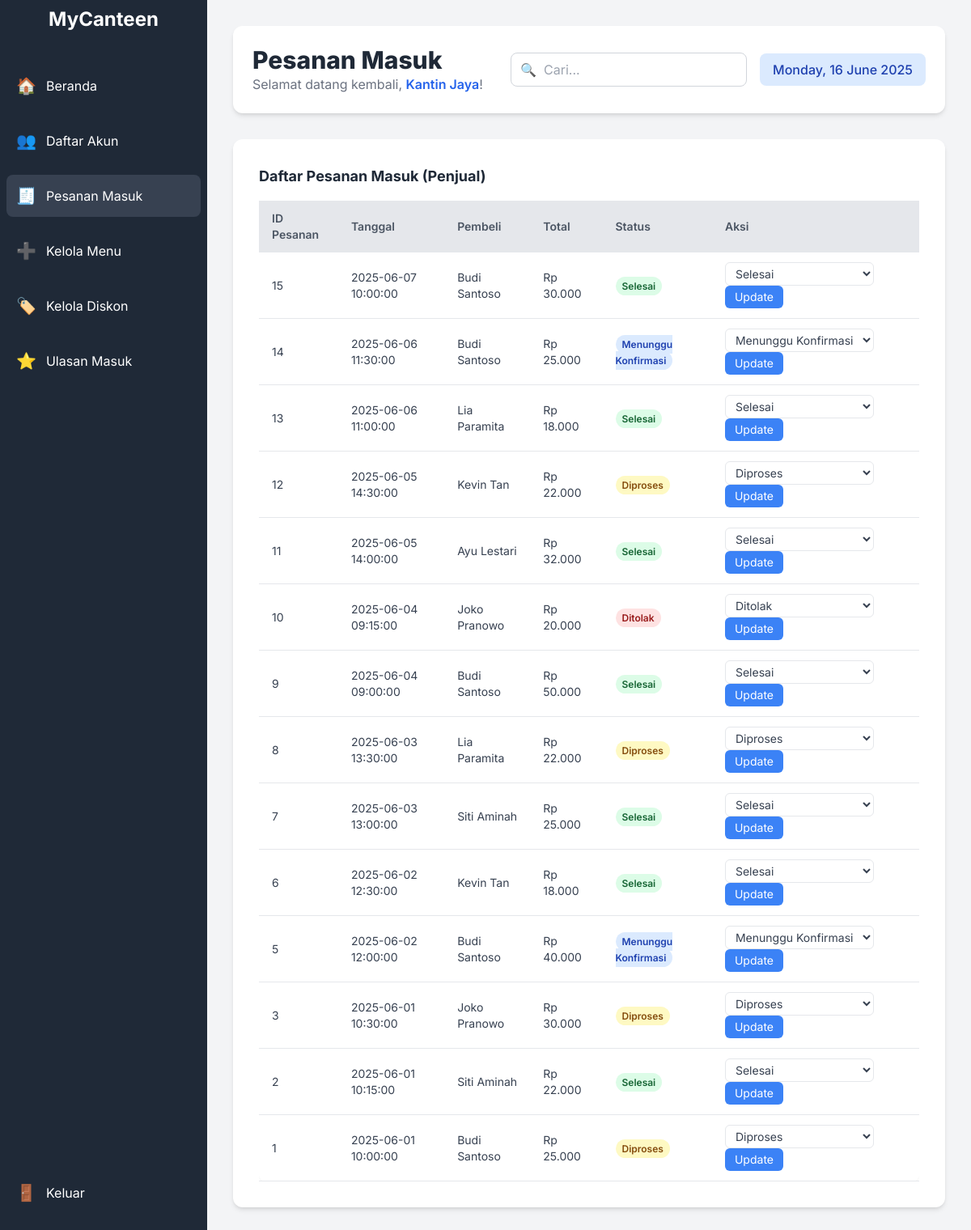
/index.php?page=pesanan (signed in), run on an earlier commit of the app's database.
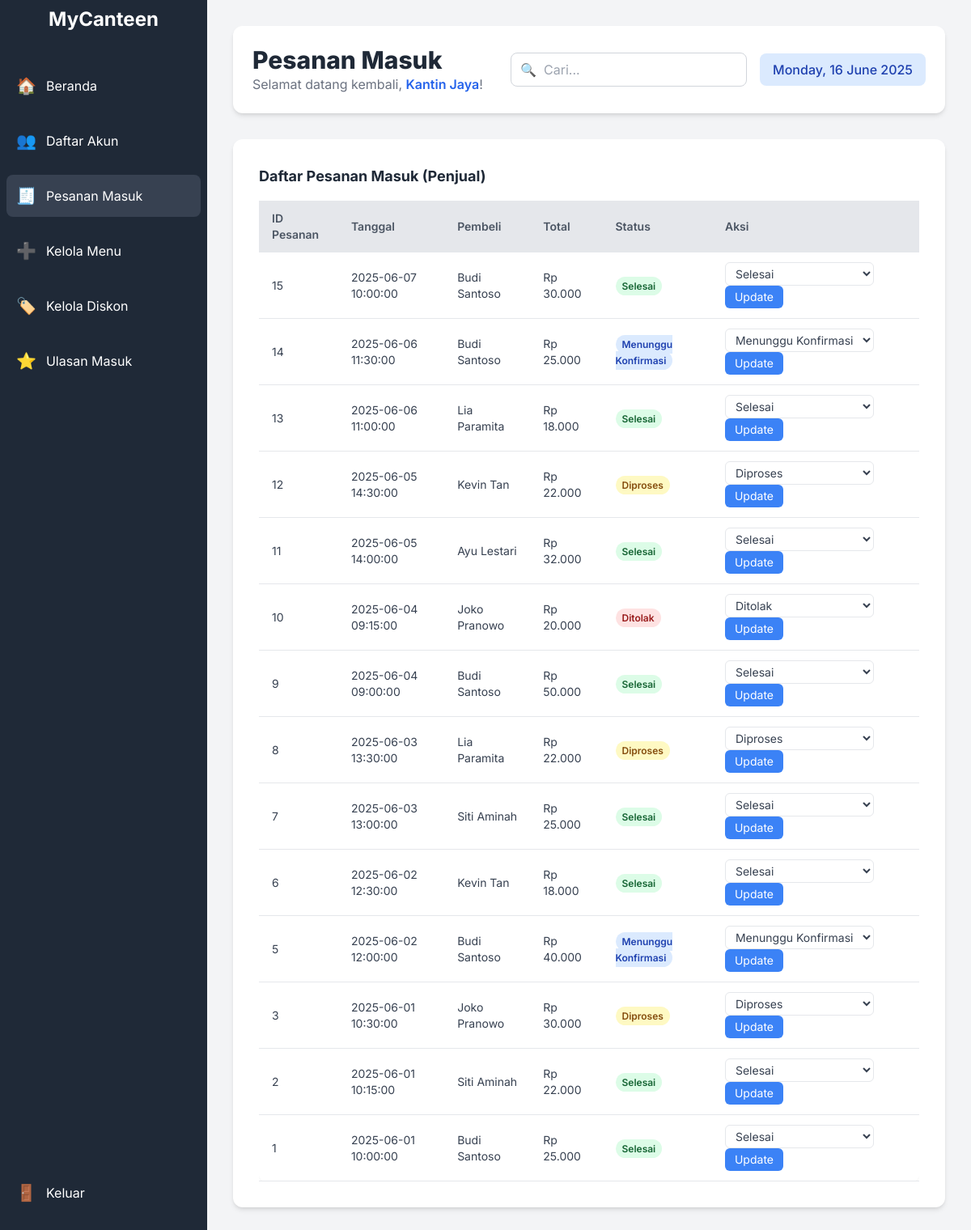
And on a later commit of the database.
### tables this page shows
CREATE TABLE Pesanan (
    pesanan_id INT AUTO_INCREMENT PRIMARY KEY, 
    pesanan_date TIMESTAMP NOT NULL DEFAULT CURRENT_TIMESTAMP,
    pesanan_total INT NOT NULL,
    pesanan_paym VARCHAR(50) NOT NULL,
    status VARCHAR(20) NOT NULL DEFAULT 'Menunggu Konfirmasi', 
    Pembeli_id_mah VARCHAR(10), 
    FOREIGN KEY (Pembeli_id_mah) REFERENCES Pembeli(nrp) ON DELETE CASCADE 
);

CREATE TABLE Pembeli (
    nrp VARCHAR(10) PRIMARY KEY,
    nama VARCHAR(100) NOT NULL,
    email VARCHAR(255) UNIQUE NOT NULL,
    password VARCHAR(255) NOT NULL, 
    nomor_telepon VARCHAR(18) NOT NULL,
    alamat VARCHAR(255) NOT NULL
);

### koneksi.php (called while the page is built, shortened)
<?php
function fetch_assoc_db($result)
{
    return mysqli_fetch_assoc($result);
}
?>

### views/pesanan_penjual_content.php (the view, shortened to what this page needs)
<div class="bg-white p-8 rounded-xl shadow-md">
    <h4 class="text-lg font-bold text-gray-800 mb-4">Daftar Pesanan Masuk (Penjual)</h4>
    <div class="overflow-x-auto">
        <table class="min-w-full bg-white rounded-lg shadow-sm">
            <thead class="bg-gray-200">
                <tr>
                    <th class="py-3 px-4 text-left text-sm font-semibold text-gray-600">ID Pesanan</th>
                    <th class="py-3 px-4 text-left text-sm font-semibold text-gray-600">Tanggal</th>
                    <th class="py-3 px-4 text-left text-sm font-semibold text-gray-600">Pembeli</th>
                    <th class="py-3 px-4 text-left text-sm font-semibold text-gray-600">Total</th>
                    <th class="py-3 px-4 text-left text-sm font-semibold text-gray-600">Status</th>
                    <th class="py-3 px-4 text-left text-sm font-semibold text-gray-600">Aksi</th>
                </tr>
            </thead>
            <tbody>
                <?php
                $seller_id = $_SESSION['user_id'];
                $query_seller_orders = "
                    SELECT DISTINCT
                        p.pesanan_id,
                        p.pesanan_date,
                        p.pesanan_total,
                        p.pesanan_paym,
                        p.status,
                        b.nama AS nama_pembeli
                    FROM
                        Pesanan p
                    JOIN
                        DetailPesanan dp ON p.pesanan_id = dp.Pesanan_pesanan_id
                    JOIN
                        Menu m ON dp.Menu_id_menu = m.id_menu
                    JOIN
                        Pembeli b ON p.Pembeli_id_mah = b.nrp
                    WHERE
                        m.Penjual_id_kan = ?
                    ORDER BY p.pesanan_date DESC;
                ";
                $stmt_seller_orders = mysqli_prepare($conn, $query_seller_orders);
                mysqli_stmt_bind_param($stmt_seller_orders, "s", $seller_id);
                mysqli_stmt_execute($stmt_seller_orders);
                $result_seller_orders = mysqli_stmt_get_result($stmt_seller_orders);
                if ($result_seller_orders && mysqli_num_rows($result_seller_orders) > 0) {
                    while ($order = fetch_assoc_db($result_seller_orders)) {
                        echo '<tr class="border-b border-gray-200 hover:bg-gray-50">';
                        echo '<td class="py-3 px-4 text-sm text-gray-700">' . htmlspecialchars($order['pesanan_id']) . '</td>';
                        echo '<td class="py-3 px-4 text-sm text-gray-700">' . htmlspecialchars($order['pesanan_date']) . '</td>';
                        echo '<td class="py-3 px-4 text-sm text-gray-700">' . htmlspecialchars($order['nama_pembeli']) . '</td>';
                        echo '<td class="py-3 px-4 text-sm text-gray-700">Rp ' . number_format($order['pesanan_total'], 0, ',', '.') . '</td>';
                        echo '<td class="py-3 px-4 text-sm text-gray-700"><span class="px-2 py-1 rounded-full text-xs font-semibold ' .
                            ($order['status'] === 'Ditolak' ? 'bg-red-100 text-red-800' :
                                ($order['status'] === 'Diproses' ? 'bg-yellow-100 text-yellow-800' :
                                    ($order['status'] === 'Selesai' ? 'bg-green-100 text-green-800' : 'bg-blue-100 text-blue-800'))) . '"> ' . htmlspecialchars($order['status']) . '</span></td>';
                        echo '<td class="py-3 px-4 text-sm text-gray-700">';
                        echo '<form method="POST" action="?page=pesanan">';
                        echo '<select name="new_status" class="px-2 py-1 border rounded-md mr-2 text-gray-700 bg-white focus:outline-none focus:ring-2 focus:ring-blue-500">';
                        echo '<option value="Menunggu Konfirmasi" ' . ($order['status'] === 'Menunggu Konfirmasi' ? 'selected' : '') . '>Menunggu Konfirmasi</option>';
                        echo '<option value="Diproses" ' . ($order['status'] === 'Diproses' ? 'selected' : '') . '>Diproses</option>';
                        echo '<option value="Selesai" ' . ($order['status'] === 'Selesai' ? 'selected' : '') . '>Selesai</option>';
                        echo '<option value="Ditolak" ' . ($order['status'] === 'Ditolak' ? 'selected' : '') . '>Ditolak</option>';
                        echo '</select>';
                        echo '<button type="submit" name="update_status_submit" class="bg-blue-500 text-white px-3 py-1 rounded-md hover:bg-blue-600 transition-colors duration-200">Update</button>';
                        echo '</form>';
                        echo '</td>';
                        echo '</tr>';
                    }
                } else {
                    echo '<tr><td colspan="6" class="py-4 text-center text-gray-500">Tidak ada pesanan masuk.</td></tr>';
                }
                ?>
            </tbody>
        </table>
    </div>
</div>

What changed in the data, as far as the page shows it:
changed pesanan id 1: status "Diproses" → "Selesai"; new_status "Diproses" → "Selesai"
